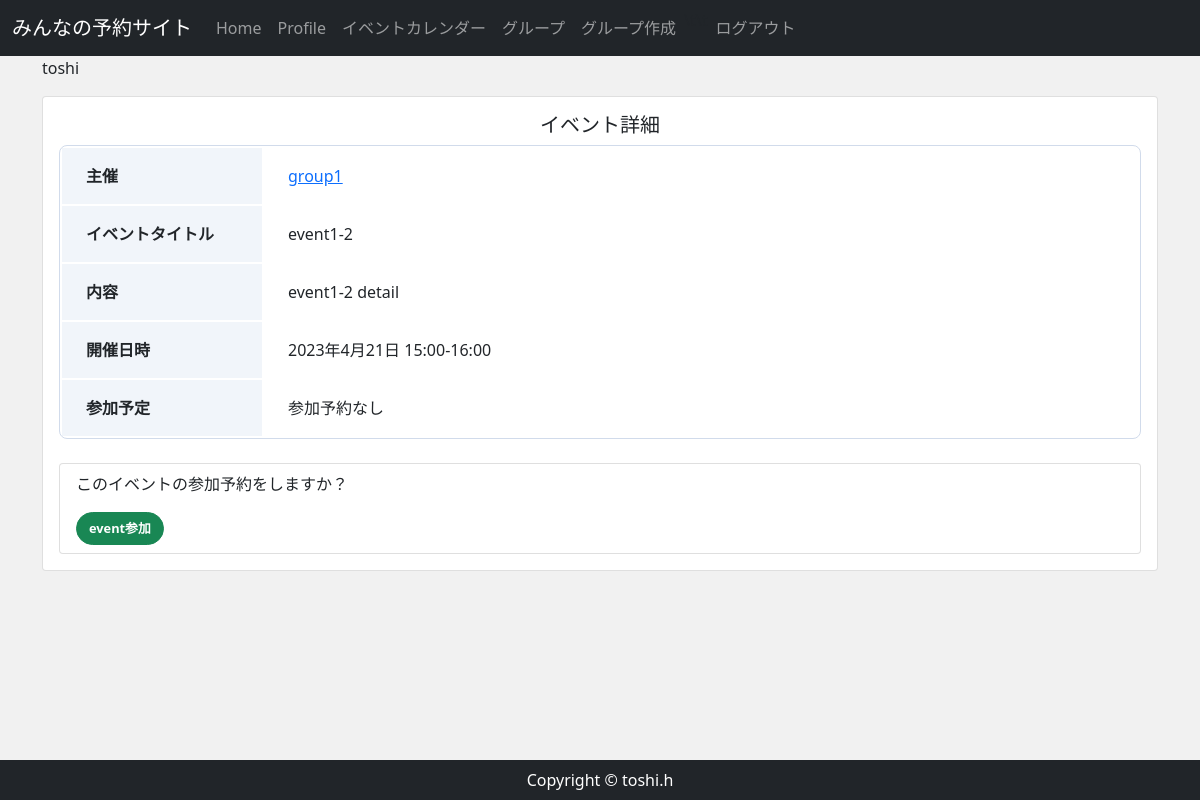
The app's page /event_detail/2/ (signed in), older data.
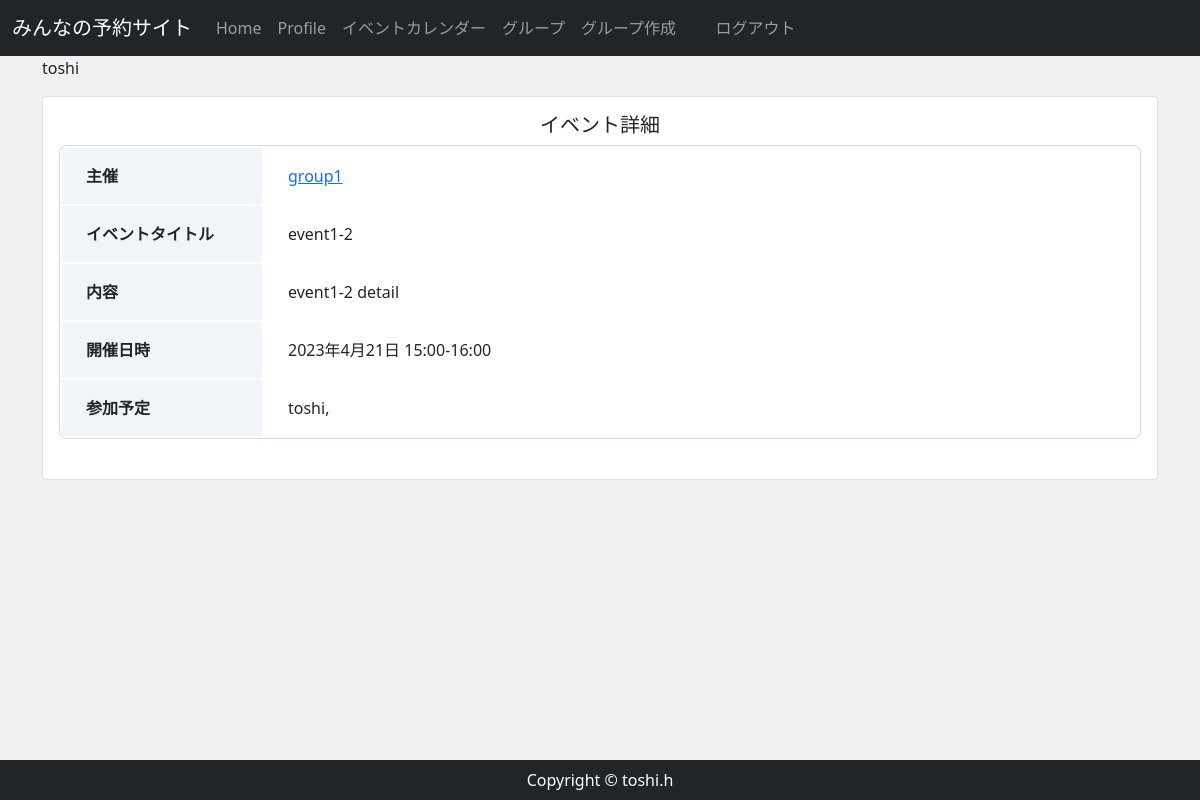
The same page, newer data.
### reservation/models.py (models this page shows)
class Join(models.Model):
    join_name = models.ForeignKey(CustomUser, on_delete=models.CASCADE)
    join_event = models.ForeignKey(Event, on_delete=models.CASCADE)
    join = models.BooleanField(default=False)
    class Meta:
        constraints = [
            models.UniqueConstraint(
                fields=["join_name","join_event"],
                name = "join_unique"
            ),
        ]

### accounts/models.py (models this page shows, shortened)
class CustomUser(AbstractBaseUser, PermissionsMixin):
    email = models.EmailField(
        verbose_name='email',
        max_length=255,
        unique=True,
        )
    first_name = models.CharField('名', max_length=150)
    last_name = models.CharField('姓', max_length=150)
    nickname = models.CharField('ニックネーム', max_length=150,  null=True, blank=True)
    active = models.BooleanField(default=True)
    staff = models.BooleanField(default=False) #staffかどうか
    admin = models.BooleanField(default=False)
    objects = UserManager()
    EMAIL_FIELD = 'email'
    USERNAME_FIELD = 'email'
    REQUIRED_FIELDS = []
    def __str__(self):
        return self.email
    @property
    def is_active(self):
        return self.active
    class Meta(AbstractBaseUser.Meta):
        db_table = 'custom_user'

### reservation/views.py (the view)
# urls.py: path('event_detail/<int:pk>/',views.EventDetailView.as_view(), name="event_detail"), #イベント詳細
class EventDetailView(DetailView):
    template_name = 'reservation/event_detail.html'
    def get(self, request, *args, **kwargs):
        event = Event.objects.get(id=self.kwargs['pk'])
        group_data = Group.objects.get(id=event.group.id)
        staff_data = ApprovedStaff.objects.filter(
            group = group_data, approved=True)
        member_data = ApprovedMember.objects.filter(
            group = group_data, approved=True)
        names = [data.staff for data in staff_data]
        names_m = [data.member for data in member_data]
        print(names)
        print(names_m)
        if not((request.user in names) or (request.user in names_m)):
            return HttpResponse('<h1>%sさんは%sの閲覧権限がありません</h1>' % (request.user.nickname, group_data.group_name ))
        is_join=False
        for join_event in event.join_set.all():
            if self.request.user==join_event.join_name:
                is_join=True
        return render(request, self.template_name,{
            'event': event,
            'is_join': is_join,
        })

### reservation/models.py (called while the page is built)
    def __str__(self):
        return self.group_name

### reservation/templates/reservation/event_detail.html
{% extends 'reservation/base.html' %}
{% block content %}
   <div class="card mb-3 col-lg-auto" style="">
        <div class="card-body">
        <div class="carl-body">
            <h5 class="card-title text-center">イベント詳細</h5>
            <table class="profile_table mb-4 ">
                <tbody>
                    <tr>
                        <th class="header">主催</th>
                        <td class="data"><a href="{% url 'group_detail_cal' event.group.pk  %} " >{{ event.group }}</a></td>
                    </tr>
                    <tr>
                        <th class="header">イベントタイトル</th>
                        <td class="data">{{ event.event_title }}</td>
                    </tr>
                    <tr>
                        <th class="header">内容</th>
                        <td class="data">{{ event.event_detail }}</td>
                    </tr>
                    <tr>
                        <th class="header">開催日時</th>
                        <td class="data">{{ event.event_date }}  {{ event.start_time }}-{{ event.end_time }}</td>
                    </tr>
                    <tr>
                        <th class="header">参加予定</th>
                        <td class="data">
                        {% if not event.join_set.all %}
                            参加予約なし
                        {% endif %}
                        {% for member in event.join_set.all %}
                            {{ member.join_name.nickname }},
                        {% endfor %}
                        </td>
                    </tr>
                </tbody>
            </table>
            {% if not is_join %}
                <ul class="list-group">
                    <li class="list-group-item">
                        <p>このイベントの参加予約をしますか？</p>
                        <a href="{% url 'event_join' event.pk  %} " class="btn btn-success">event参加</a>
                    </li>
                </ul>
            {% endif %}
        </div>
    </div>
</div>
{% endblock %}

Row changes from the older to the newer data that the page shows:
added Join: join_name.nickname "toshi"
Text that changed along with them:
text no longer shown: "参加予約なし このイベントの参加予約をしますか？ event参加"
